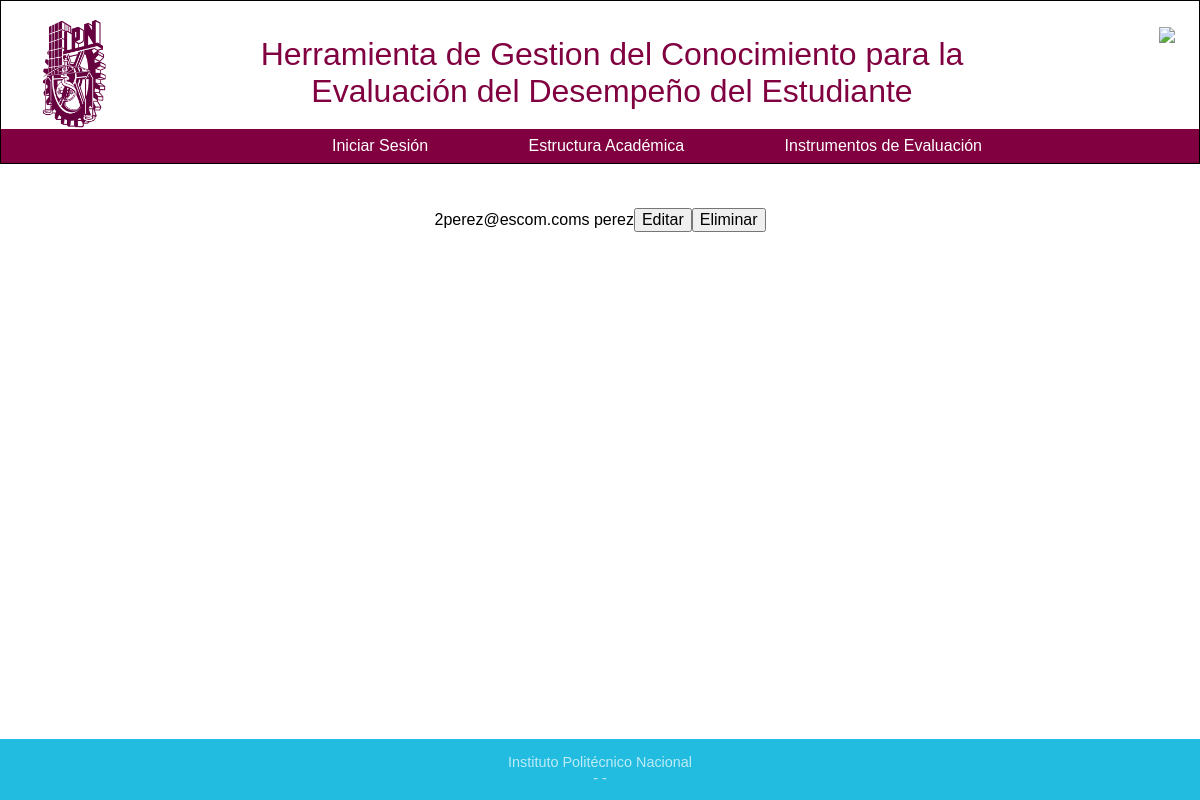
Screenshot of /usuario/ver with the database file from the repository.
### ttr_app/models.py (models this page shows, shortened)
class MyUser(User):
	ADMINISTRADOR = 0
	PROFESOR = 1
	TIPO_CHOICES = (
		(ADMINISTRADOR, "Administrador"),
		(PROFESOR, "Profesor"),
	)
	rol = models.IntegerField(choices=TIPO_CHOICES, default=PROFESOR)

### ttr_app/views.py (the view)
# urls.py: url(r'^usuario/ver$', 'ttr_app.views.visualizarUsuario'),
def visualizarUsuario(request):
    listaUsuarios=MyUser.objects.filter(rol=MyUser.PROFESOR)
    return render(request,"Usuario/visualizarUsuario.html", {"usuarios": listaUsuarios})

### templates/Usuario/visualizarUsuario.html (shortened to what this page needs)
<!DOCTYPE html>
<html>
	<head>
		{% include "includes/head.html" with title="Visualización de Usuarios" %}
	</head>
	<body>
	{%if user.myuser.is_authenticated %}
    {% include "includes/header_login.html"  %}
    {%else%}
    {% include "includes/header.html"  %}
    {%endif%}
    <section>
		<div id="contenido" align="center">
			<table >
				{% for usuario in usuarios %}
				<tr>
					<td>{{usuario.pk}}</td>
					<td>{{usuario.username}}</td>
					<td>{{usuario.get_full_name}}</td>
					<td><button onclick="consultarUsuario({{usuario.pk}});">Editar</button></td>
					<td><button onclick="eliminarUsuario({{usuario.pk}});">Eliminar</button></td>
				</tr>
				{% endfor %}
			</table>
		</div>
	</section>
		{% include "includes/footer.html" %}
	</body>
</html>

### static/css/estilos_home.css (style rules this page uses)
body { background: #ffffff; font-family: Arial; font-size: 16px; position: relative; }
section { margin-top: 13em; background: #ffffff; display: inline-block; position: relative; width: 100% }

### rows the page displays
MyUser: pk "2", username "perez@escom.com", get_full_name "s perez"
